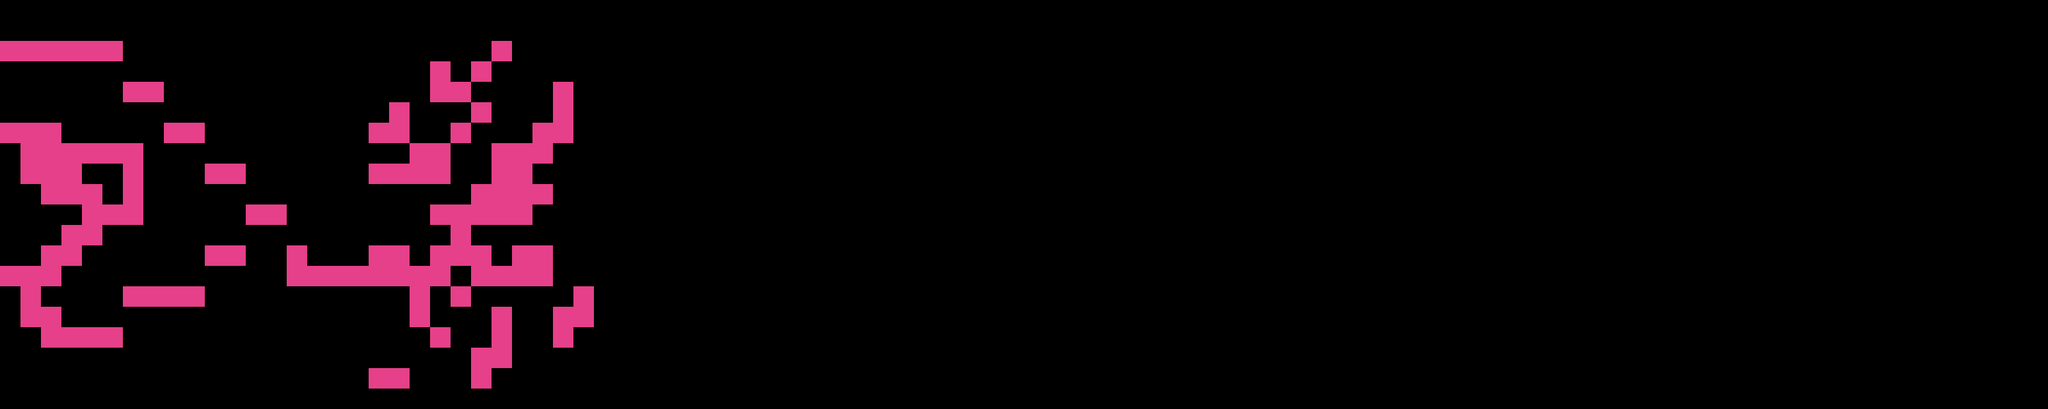

A level layout from a 2D game, rendered from its tile map. Below: a short description, then the map file with tile-grid data replaced by summaries:
An orthogonal 100x20 tile map with 32x32 px tiles, 1 tile layer (main) and 59 objects.

<map version="1.0" orientation="orthogonal" renderorder="right-down" width="100" height="20" tilewidth="32" tileheight="32" nextobjectid="84">
 <tileset firstgid="1" name="simpleGround" tilewidth="32" tileheight="32" tilecount="1">
  <image source="../sprites/ground.png" width="32" height="32" />
 </tileset>
 <layer name="main" width="100" height="20">
  <data>[2000 cells, 124 non-empty, 1 distinct tile ids]</data>
 </layer>
 <objectgroup name="objects">
  <object id="5" x="320" y="256" width="64" height="32" />
  <object id="7" x="256" y="192" width="64" height="32" />
  <object id="8" x="192" y="128" width="64" height="32" />
  <object id="23" x="0" y="64" width="192" height="32" />
  <object id="24" x="320" y="256" width="64" height="32" />
  <object id="25" x="384" y="320" width="64" height="32" />
  <object id="26" x="320" y="384" width="64" height="32" />
  <object id="27" x="192" y="448" width="128" height="32" />
  <object id="30" x="64" y="512" width="128" height="32" />
  <object id="31" x="32" y="480" width="64" height="32" />
  <object id="32" x="32" y="448" width="32" height="32" />
  <object id="33" x="0" y="416" width="96" height="32" />
  <object id="34" x="64" y="384" width="64" height="32" />
  <object id="35" x="96" y="352" width="64" height="32" />
  <object id="36" x="128" y="320" width="96" height="32" />
  <object id="37" x="192" y="288" width="32" height="32" />
  <object id="38" x="192" y="256" width="32" height="32" />
  <object id="39" x="192" y="224" width="32" height="32" />
  <object id="40" x="96" y="224" width="96" height="32" />
  <object id="41" x="32" y="224" width="64" height="32" />
  <object id="42" x="32" y="256" width="96" height="32" />
  <object id="43" x="64" y="288" width="96" height="32" />
  <object id="45" x="0" y="192" width="96" height="32" />
  <object id="46" x="448" y="384" width="32" height="32" />
  <object id="47" x="448" y="416" width="256" height="32" />
  <object id="48" x="576" y="384" width="64" height="32" />
  <object id="49" x="640" y="448" width="32" height="32" />
  <object id="50" x="640" y="480" width="32" height="32" />
  <object id="51" x="672" y="512" width="32" height="32" />
  <object id="52" x="576" y="576" width="64" height="32" />
  <object id="53" x="736" y="544" width="64" height="32" />
  <object id="54" x="736" y="576" width="32" height="32" />
  <object id="55" x="768" y="512" width="32" height="32" />
  <object id="56" x="768" y="480" width="32" height="32" />
  <object id="57" x="672" y="384" width="96" height="32" />
  <object id="58" x="736" y="416" width="128" height="32" />
  <object id="59" x="800" y="384" width="64" height="32" />
  <object id="60" x="704" y="448" width="32" height="32" />
  <object id="61" x="864" y="480" width="64" height="32" />
  <object id="62" x="896" y="448" width="32" height="32" />
  <object id="63" x="864" y="512" width="32" height="32" />
  <object id="64" x="672" y="320" width="160" height="32" />
  <object id="65" x="704" y="352" width="32" height="32" />
  <object id="66" x="736" y="288" width="128" height="32" />
  <object id="67" x="768" y="256" width="64" height="32" />
  <object id="68" x="768" y="224" width="96" height="32" />
  <object id="69" x="832" y="192" width="64" height="32" />
  <object id="70" x="864" y="160" width="32" />
  <object id="71" x="864" y="128" width="32" />
  <object id="72" x="768" y="64" width="32" height="32" />
  <object id="74" x="736" y="96" width="32" height="32" />
  <object id="75" x="672" y="96" width="32" height="32" />
  <object id="76" x="672" y="128" width="64" height="32" />
  <object id="77" x="736" y="160" width="32" />
  <object id="78" x="704" y="192" width="32" height="32" />
  <object id="79" x="608" y="160" width="32" height="32" />
  <object id="80" x="576" y="192" width="64" height="32" />
  <object id="82" x="640" y="224" width="64" height="32" />
  <object id="83" x="576" y="256" width="128" height="32" />
 </objectgroup>
</map>